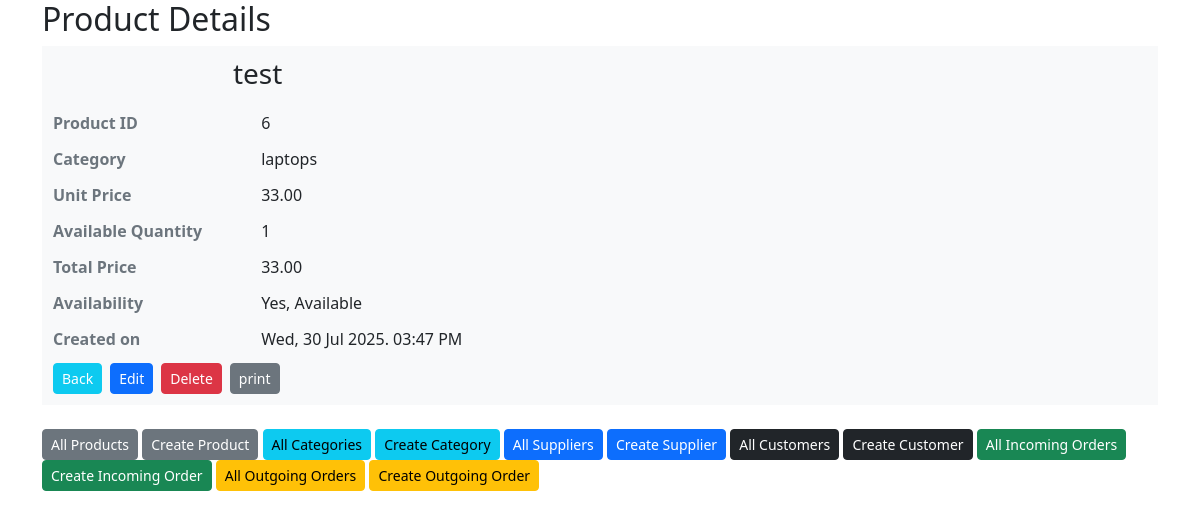
/products/6, run on the app's committed database.
### products/models.py (models this page shows, shortened)
class Product(models.Model):
    name = models.CharField(max_length = 100)
    category = models.ForeignKey(Category, on_delete=models.CASCADE)
    available_quantity = models.PositiveIntegerField(default=0, editable=False)
    unit_price = models.DecimalField(decimal_places=2, default=0.00, max_digits=10)
    total_price = models.DecimalField(decimal_places=2, max_digits=20,editable=False)
    date_created = models.DateTimeField(auto_now_add=True)
    @property
    def availability(self):
        if self.available_quantity:
            return "Yes, Available"
        return "No, Not Available"

class Category(models.Model):
    name = models.CharField(max_length=100)
    description = models.CharField(max_length=500, null=True, blank=True)
    def __str__(self):
        return self.name

### products/views.py (the view)
# urls.py: path("<pk>", view=DetailProducView.as_view(), name="product_detail"),
class DetailProducView(DetailView):
    model = Product
    context_object_name = "product"
    template_name = 'products/product_detail.html'

### templates/products/product_detail.html (shortened to what this page needs)
{% extends "base.html" %}
{% block content %}
<marquee behavior="" direction=""><h2>Product Details </h2></marquee>
<div class="product-wrapper w-80 bg-light overflow-x-auto" >
    <table  class="w-70" style="border-collapse: separate; border-spacing: 10px; ">
          <tr>
      <td colspan="2" class="text-center text-nowrap"><h3>{{product.name}}</h3></td>
    </tr>
      <tr>
      <th class=" text-nowrap pe-3 text-secondary">Product ID</th>
      <td class=" text-nowrap col">{{product.id}}</td>
    </tr>
      <tr>
      <th class=" text-nowrap text-secondary">Category</th>
      <td class=" text-nowrap">{{product.category}}</td>
    </tr>
      <tr>
      <th class=" text-nowrap text-secondary">Unit Price</th>
      <td class="text-nowrap">{{product.unit_price}}</td>
    </tr>
    <tr>
      <th class=" text-nowrap pe-5 text-secondary">Available Quantity</th>
      <td class="text-nowrap">{{product.available_quantity}}</td>
    </tr>
     <tr>
      <th class=" text-nowrap text-secondary">Total Price</th>
      <td class="text-nowrap">{{product.total_price}}</td>
    </tr>
     <tr>
      <th class=" text-nowrap text-secondary">Availability</th>
      <td class="text-nowrap">{{product.availability}}</td>
    </tr>
    <tr>
      <th class=" text-nowrap text-secondary">Created on</th>
      <td class="text-nowrap">{{product.date_created|date:"D, d M Y.   h:i A"}}</td>
    </tr>
    <tr>
      <td class="actions text-nowrap " colspan="2">
        <div class="d-flex  gap-2 align-items-center text-nowrap w-100">
        <a class="btn btn-sm btn-info text-white" onclick="window.history.back()">Back </a>
        <a class="btn btn-sm btn-primary" href="{% url 'product_update' product.id %}">Edit</a>
        <a class="btn btn-sm btn-danger" href="{% url 'product_delete' product.pk %}">Delete</a>
        <button class="btn btn-sm btn-secondary" onclick="alert('this feature will has not yet been implemented!')">print</button>
      </div>
      </td>
    </tr>
    </table>
</div>
{% endblock content %}

### data on the page
Product: name "test", id "6", category "laptops", unit_price "33.00", available_quantity "1", total_price "33.00", availability "Yes, Available", date_created "Wed, 30 Jul 2025. 03:47 PM"
